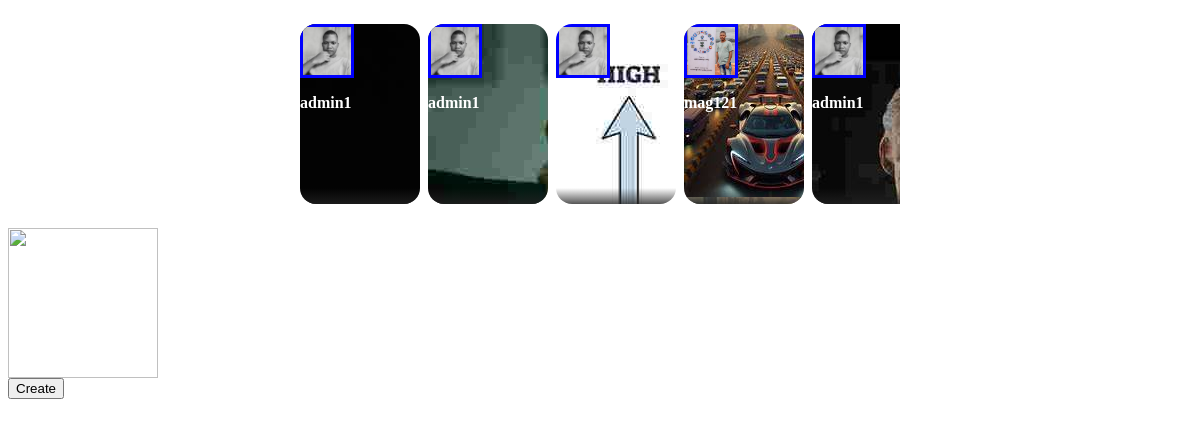
Before: /stories with the older database file.
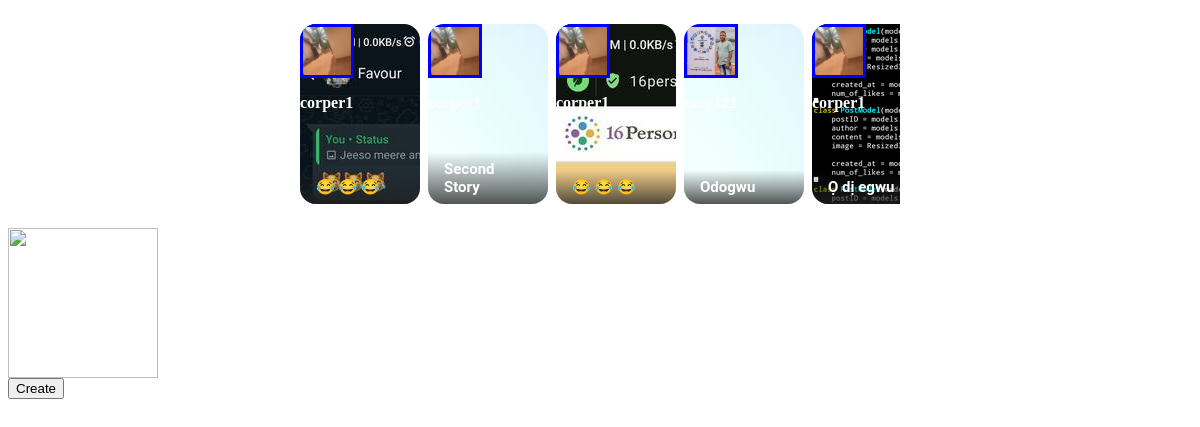
After: the same page with the newer database file.
### thread/models.py (models this page shows, shortened)
class Story(models.Model):
    author = models.ForeignKey(Profile, on_delete=models.CASCADE)
    caption = models.CharField(blank=True, max_length=250)
    image = ResizedImageField(blank=False,size=[400,800], quality=70, upload_to='stories')
    created_at = models.DateTimeField(auto_now_add=True)

class Profile(models.Model):
    user = models.OneToOneField(User, on_delete=models.CASCADE)
    id_user = models.IntegerField(primary_key=True)
    first_name = models.CharField(max_length=150, blank=True)
    last_name = models.CharField(max_length=150, blank=True)
    bio = models.TextField(max_length=1000, blank=True)
    profile_pics = ResizedImageField(quality=70,
                                     upload_to='profile_images',
                                     default='anon.png')
    github_url = models.URLField(validators=[URLValidator()], max_length=300, blank=True)
    linkedin_url = models.URLField(validators=[URLValidator()], max_length=300, blank=True)
    USERNAME_FIELD = 'user.username'

### thread/views.py (the view)
# urls.py: path('stories', views.stories, name='stories'),
def stories(request):
    stories = Story.objects.all()
    storiesSerializer = StorySerializer(stories, many=True).data
    context = {"data": json.dumps(storiesSerializer), "stories":stories,}
    return render(request,'stories.html',context)

### thread/templates/stories.html (shortened to what this page needs)
{% load static %}
<link rel="stylesheet" href="{% static 'styles/stories.css' %}">
<div class="stories-container">
    <div class="content">
        <div class="stories">
            {% if stories %}
            {% for story in stories reversed %}
            {% if story.image %}
            <div class="story" style="background: url('{{ story.image.url }}'); no-repeat center center/cover;">
                <div class="profile-pic">
                    <img src="{{ story.author.profile_pics.url }}" alt="">
                </div>
                <p class="name" style="color:white; font-weight:bold; ">
                    {{ story.author.user.username }}
                </p>
                <div class="author" style="color:white;">
                    {{ story.caption }}
                </div>
            </div>
            {% endif %}
            {% endfor %}
            {% endif %}
        </div>
    </div>
</div>
<div class="middle">
    <form class="create-post" method="post" action="{% url 'story' %}" enctype="multipart/form-data">
        <div class="profile-pic">
            <img src="{{ user.profile.profile_pics.url }}" width="150" height="150" alt="">
        </div>
        <input type="submit" value="Create" class="btn btn-primary">
    </form>
</div>

Changed rows visible on the page:
removed Story: image (picture), author.profile_pics (picture), author.user.username "admin1"
removed Story: image (picture), author.profile_pics (picture), author.user.username "admin1"
removed Story: image (picture), author.profile_pics (picture)
removed Story: image (picture), author.profile_pics (picture), author.user.username "mag121"
removed Story: image (picture), author.profile_pics (picture), author.user.username "admin1"
added Story: image (picture), author.profile_pics (picture), author.user.username "corper1", caption "😂 😂 😂"
added Story: image (picture), author.profile_pics (picture), caption "Second Story"
added Story: image (picture), author.profile_pics (picture), author.user.username "corper1", caption "😂 😂 😂"
added Story: image (picture), author.profile_pics (picture), caption "Odogwu"
added Story: image (picture), author.profile_pics (picture), author.user.username "corper1", caption "Ọ dị egwu"
